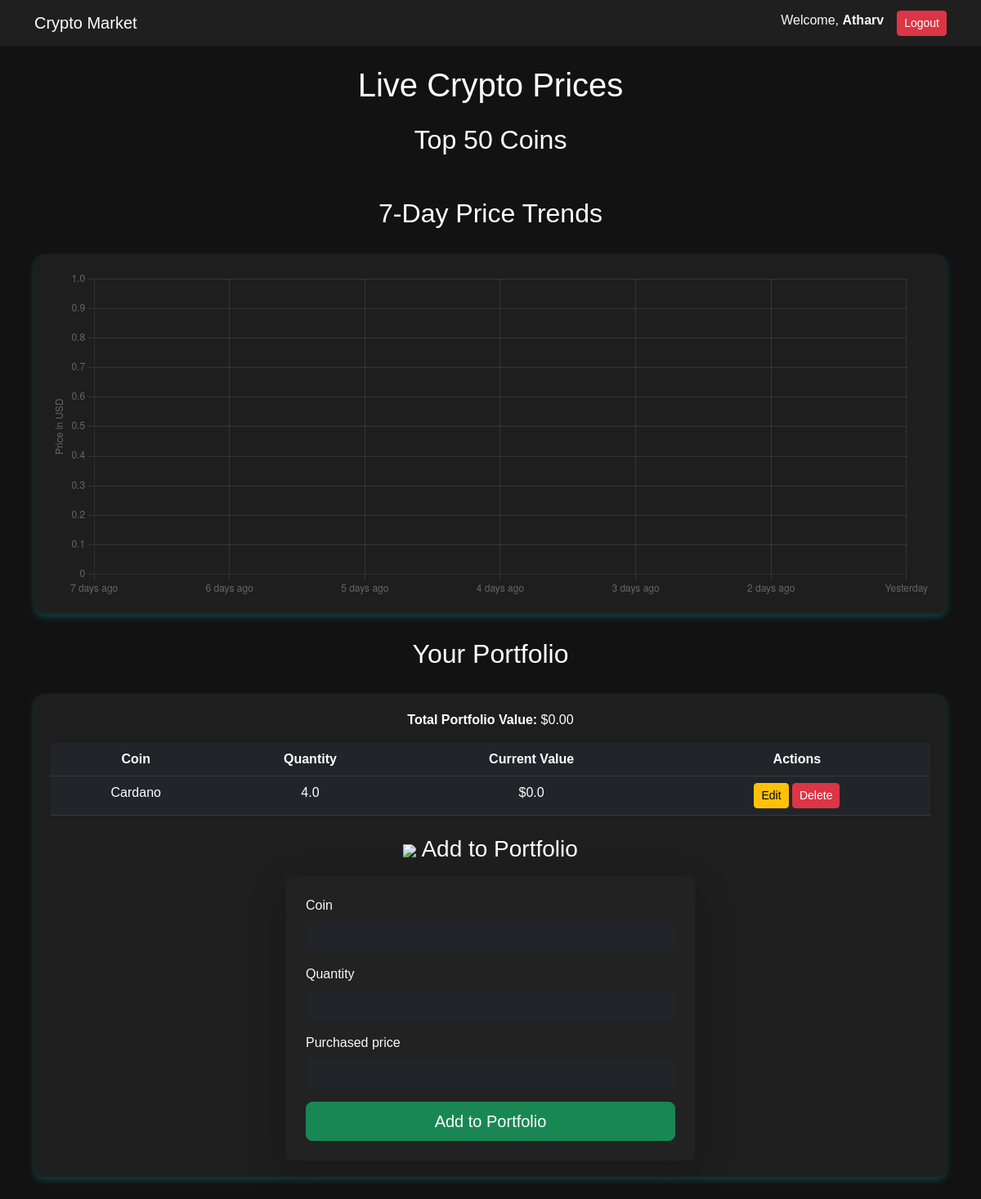
Before: /dashboard/ (signed in) with the older database file.
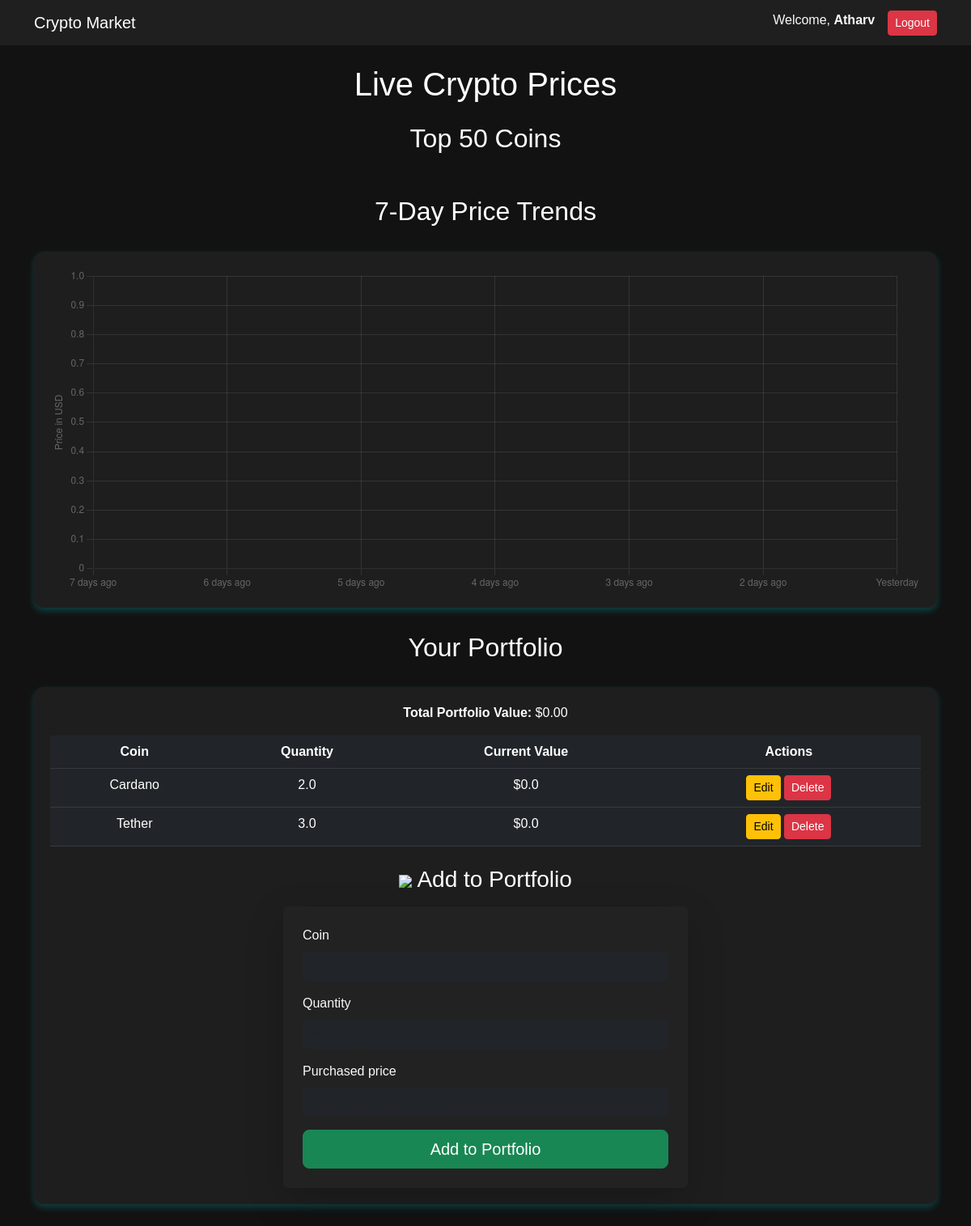
After: the same page with the newer database file.
### market/models.py (models this page shows)
class Portfolio(models.Model):
    user = models.ForeignKey(User, on_delete=models.CASCADE, default=1)  # Default user ID
    coin = models.CharField(max_length=50)
    quantity = models.FloatField()
    purchased_price = models.FloatField()
    purchased_at = models.DateTimeField(auto_now_add=True)

### market/views.py (the view, shortened to what this page needs)
# urls.py: path('dashboard/', crypto_dashboard, name='crypto_dashboard'),
@login_required
def crypto_dashboard(request):
    cache_key_market = "crypto_market_data"
    cache_key_historical = "crypto_historical_data"
    market_data = cache.get(cache_key_market)
    if not market_data:
        try:
            url = "https://api.coingecko.com/api/v3/coins/markets"
            params = {
                "vs_currency": "usd",
                "order": "market_cap_desc",
                "per_page": 50,  # Fetch top 50 coins
                "page": 1,
                "sparkline": False  # No inline historical data
            }
            response = requests.get(url, params=params, timeout=10)
            response.raise_for_status()
            market_data = response.json()
            cache.set(cache_key_market, market_data, timeout=300)  # Cache for 5 min
        except requests.RequestException as e:
            logger.error(f"Error fetching market data: {e}")
            market_data = []
    price_data = {}
    for coin in market_data:
        print(coin)  # Debug each coin
        price_data[coin["id"]] = {
            "price": coin.get("current_price", 0),
            "market_cap": coin.get("market_cap", 0)
        }
    historical_data = cache.get(cache_key_historical)
    if not historical_data:
        historical_data = {}
        try:
            cache.set(cache_key_historical, historical_data, timeout=300)  # Cache for 5 min
        except requests.RequestException as e:
            logger.error(f"Error fetching historical data: {e}")
    historical_data_json = json.dumps(historical_data)
    portfolio = Portfolio.objects.filter(user=request.user).values("id", "coin", "quantity")
    portfolio_items = []
    portfolio_value = 0
    for item in portfolio:
        coin_name = item["coin"].lower()
        current_price = price_data.get(coin_name, {}).get("price", 0)
        current_value = item["quantity"] * current_price
        portfolio_items.append({
            "id": item["id"],
            "coin": item["coin"],
            "quantity": item["quantity"],
            "current_value": current_value,
        })
        portfolio_value += current_value
    if request.method == "POST":
        form = PortfolioForm(request.POST)
        if form.is_valid():
            portfolio_item = form.save(commit=False)
            portfolio_item.user = request.user
            portfolio_item.save()
            return redirect("crypto_dashboard")
    else:
        form = PortfolioForm()
    return render(request, "market/index.html", {
        "crypto_data": market_data,  # Market data for UI
        "portfolio": portfolio_items,
        "portfolio_value": portfolio_value,
        "form": form,
        "historical_data_json": historical_data_json  # Historical data for charts
    })

### market/forms.py
class PortfolioForm(forms.ModelForm):
    class Meta:
        model = Portfolio
        fields = ['coin', 'quantity', 'purchased_price']

### market/templates/market/index.html (shortened to what this page needs)
{% load static %}
<!DOCTYPE html>
<html lang="en">
<head>
    <link href="https://cdn.jsdelivr.net/npm/bootstrap@5.3.0/dist/css/bootstrap.min.css" rel="stylesheet">
</head>
<body>
    <nav class="navbar navbar-expand-lg navbar-dark">
        <div class="container">
            <a class="navbar-brand" href="#">Crypto Market</a>
            <div class="d-flex">
                <span class="me-3 text-light">Welcome, <strong>{{ request.user.username }}</strong></span>
                <a href="{% url 'logout' %}" class="btn btn-danger btn-sm">Logout</a>
            </div>
        </div>
    </nav>
    <div class="container mt-4">
        <h1 class="text-center">Live Crypto Prices</h1>
        <h2 class="text-center mt-4">Top 50 Coins</h2>
        <div class="crypto-scroller">
        </div>
        <h2 class="text-center mt-4">7-Day Price Trends</h2>
        <div class="chart-container">
            <canvas id="cryptoChart"></canvas>
        </div>
        <h2 class="text-center mt-4">Your Portfolio</h2>
        <div class="portfolio-container">
            <p class="text-center"><strong>Total Portfolio Value:</strong> ${{ portfolio_value|floatformat:2 }}</p>
            <table class="table table-dark table-hover text-center">
                <thead>
                    <tr>
                        <th>Coin</th>
                        <th>Quantity</th>
                        <th>Current Value</th>
                        <th>Actions</th>
                    </tr>
                </thead>
                <tbody>
                    {% for item in portfolio %}
                    <tr>
                        <td>{{ item.coin }}</td>
                        <td>{{ item.quantity }}</td>
                        <td>${{ item.current_value }}</td>
                        <td>
                            <a href="{% url 'edit_portfolio' item.id %}" class="btn btn-warning btn-sm">Edit</a>
                            <a href="{% url 'delete_portfolio' item.id %}" class="btn btn-danger btn-sm">Delete</a>
                        </td>
                    </tr>
                {% empty %}
                    <tr><td colspan="4">No portfolio items found.</td></tr>
                {% endfor %}
                </tbody>
            </table>
            <h3 class="text-center mt-4">
                <img src="https://cdn-icons-png.flaticon.com/128/3135/3135789.png" width="30"> Add to Portfolio
            </h3>
            <div class="portfolio-form-container mx-auto mt-3 p-4 rounded shadow-lg" style="max-width: 500px; background: #222; color: white;">
                <form method="POST" class="row g-3">
                    {% for field in form %}
                    <div class="col-12">
                        <label for="{{ field.id_for_label }}" class="form-label text-light">{{ field.label }}</label>
                        <input type="text" class="form-control bg-dark text-light border-0" id="{{ field.id_for_label }}" name="{{ field.name }}" value="{{ field.value|default_if_none:'' }}" placeholder="Enter {{ field.label }}">
                    </div>
                    {% endfor %}
                    <div class="text-center mt-3">
                        <button type="submit" class="btn btn-success btn-lg w-100">
                             Add to Portfolio
                        </button>
                    </div>
                </form>
            </div>
        </div>
    </div>
    <script>
        // Parse historical price data from Django
        const historicalData = JSON.parse('{{ historical_data_json|safe }}');
        // Define chart labels (days)
        const labels = ["7 days ago", "6 days ago", "5 days ago", "4 days ago", "3 days ago", "2 days ago", "Yesterday"];
        const datasets = [];
        // Generate datasets dynamically
        Object.keys(historicalData).forEach((coin, index) => {
            datasets.push({
                label: coin.toUpperCase(),
                data: historicalData[coin],
                borderColor: ["#ff4757", "#1e90ff", "#2ed573", "#f39c12", "#9b59b6"][index],
                borderWidth: 2,
                fill: false,
                tension: 0.3
            });
        });
        // Create the line chart
        const ctx = document.getElementById("cryptoChart").getContext("2d");
        new Chart(ctx, {
            type: "line",
            data: {
                labels: labels,
                datasets: datasets
            },
            options: {
                responsive: true,
                maintainAspectRatio: false,
                plugins: {
                    legend: {
                        display: true,
                        position: 'top'
                    }
                },
                scales: {
                    y: {
                        beginAtZero: false,
                        title: {
                            display: true,
                            text: 'Price in USD'
                        },
                        grid: {
                            color: 'rgba(255, 255, 255, 0.1)'
                        }
                    },
                    x: {
                        grid: {
                            color: 'rgba(255, 255, 255, 0.1)'
                        }
                    }
                }
            }
        });
    </script>
</body>
</html>

### market/templates/market/index.html (style rules this page uses)
body { font-family: 'Poppins', sans-serif; background: #121212; color: #ffffff; }
.navbar { background: #1f1f1f; }
.portfolio-container, .chart-container { background: #1e1e1e; padding: 20px; border-radius: 12px; box-shadow: 0 4px 8px rgba(0, 255, 255, 0.2); margin-top: 30px; margin-bottom: 30px; }
.table-dark { background: #272727; }
canvas { width: 100% !important; height: 400px !important; }
.crypto-scroller { overflow: hidden; white-space: nowrap; position: relative; width: 100%; padding: 10px 0; }

Changed rows visible on the page:
added Portfolio: coin "Tether", quantity "3.0"
Other visible differences:
new list line: "Cardano 2.0"
new list line: "$ 0.0 Edit Delete"
list line gone: "Cardano 4.0"
list line gone: "$ 0.0 Edit Delete"
